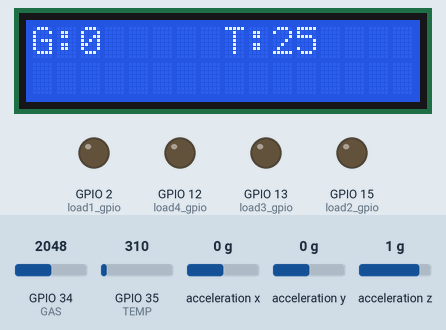
Bench run of a sketch on a simulated ESP32. On the bench: 16×2 character LCD, output pins drawn as LEDs (lit = HIGH). Wiring (inferred from the names in the program): ADXL345 accelerometer at I2C address 0x53. Inputs (shaded band) come from the test bench; at power-on: GPIO 35 (TEMP) = 310, GPIO 34 (GAS) = 2048, acceleration x 0 g, acceleration y 0 g, acceleration z 1 g. WiFi joins after 1.5 s; servers stay silent unless stated; uploads are accepted with an empty reply; what the sketch prints to the serial monitor is not drawn.

Above: at 5.8 s.
5.9 s: GPIO 35 (TEMP) set to 682
At 8.0 s:
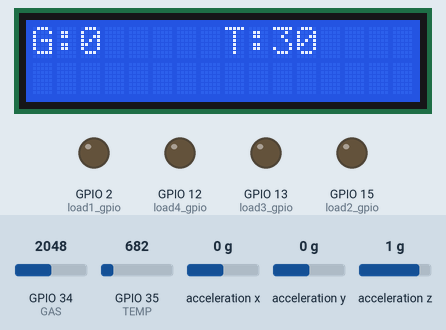
8.3 s: GPIO 34 (GAS) set to 3040
At 10.3 s:
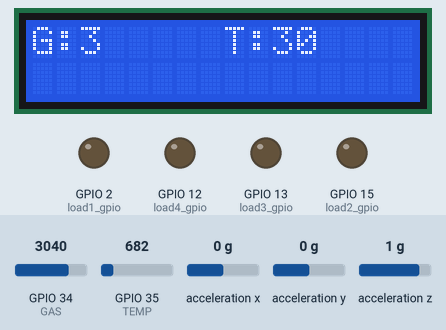
14.7 s: GPIO 35 (TEMP) set to 527
At 16.5 s:
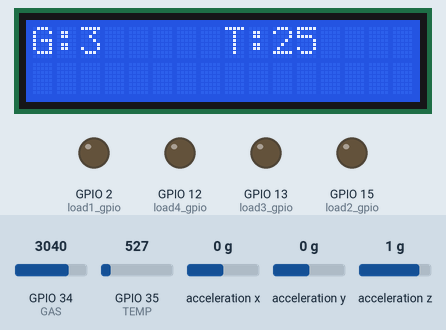
17.1 s: GPIO 34 (GAS) set to 3972
At 18.5 s:
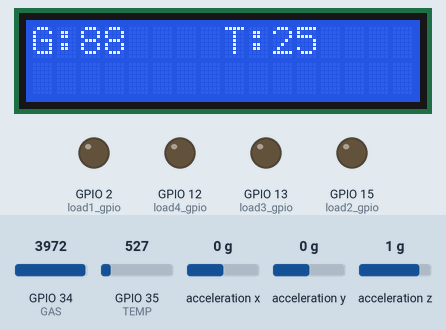
19.3 s: GPIO 35 (TEMP) set to 992
At 20.6 s:
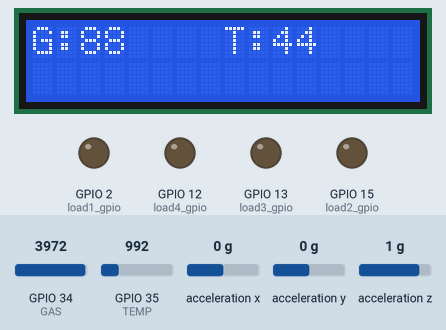
Timing chart, 0 to 22.3 s (numbered marks = the images above; inputs shaded):
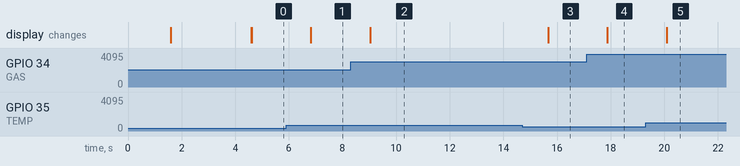

The sketch:

main.ino
```cpp
#include <HTTPClient.h>
#include <WiFi.h>
#include <ArduinoJson.h>
#include <Wire.h>
#include <LiquidCrystal.h>
const int rs = 5, en = 18, d4 = 19, d5 = 21, d6 = 22, d7 = 23;
LiquidCrystal lcd(rs, en, d4, d5, d6, d7);
int GAS=34;
int TEMP=35;
int load1_gpio= 2;
int load2_gpio=15;
int load3_gpio= 13;
int load4_gpio= 12;
#define I2C_SDA 25
#define I2C_SCL 26
int ADXL345 = 0x53;
TwoWire I2CBME = TwoWire(0);
float X_out, Y_out;
int G, T, G1, t1, t2;

String sensor1_status;
String sensor2_status;
String sensor3_status;
String sensor4_status;
String sensor5_status;
String sensor6_status;
String sensor7_status;
String sensor8_status;
String sms_status;
 String lattitude_1 ;
 String longitude_1 ;
void setup()
{
  lcd.begin(16, 2);
  Serial.begin(9600);
  pinMode(GAS, INPUT);
  pinMode(TEMP, INPUT);
  pinMode(load1_gpio, OUTPUT);
  pinMode(load2_gpio, OUTPUT);
  pinMode(load3_gpio, OUTPUT);
  pinMode(load4_gpio, OUTPUT);
  digitalWrite(load1_gpio, LOW);
  digitalWrite(load2_gpio, LOW);
  digitalWrite(load3_gpio, LOW);
  digitalWrite(load4_gpio, LOW);
  Serial.println("iotbegin487");
  WiFi.begin("iotbegin487", "iotbegin487");  //WiFi connection
  while (WiFi.status() != WL_CONNECTED)
  {
    lcd.setCursor(0, 0);
    lcd.print("Connecting to  ");
    lcd.setCursor(0, 1);
    lcd.print(" iotbegin487");
    Serial.println("Waiting for Wi-Fi connection");
  }
  Serial.println("Wi-Fi connected");
  lcd.setCursor(0, 1);
  lcd.print("Wi-Fi connected");
  lcd.clear();
  lcd.setCursor(0, 0);
  lcd.print("   IOT BASED   ");
  lcd.setCursor(0, 1);
  lcd.print(" DISASTER ROBOT ");
  delay(3000);
  lcd.clear();
  Wire.begin(I2C_SDA, I2C_SCL, 100000);  // Initiate the Wire library
  // Set ADXL345 in measuring mode
  Wire.beginTransmission(ADXL345);  // Start communicating with the device
  Wire.write(0x2D);                 // Access/ talk to POWER_CTL Register - 0x2D
  // Enable measurement
  Wire.write(8);  // (8dec -> 0000 1000 binary) Bit D3 High for measuring enable
  Wire.endTransmission();
  delay(10);
}
void loop()
{
  G=analogRead(GAS);
  T=analogRead(TEMP);
  Wire.beginTransmission(ADXL345);
  Wire.write(0x32);  // Start with register 0x32 (ACCEL_XOUT_H)
  Wire.endTransmission(false);
  Wire.requestFrom(ADXL345, 6, true);
  if(G < 3000)
  {
    G1 = 0;
  }
  else
  {
    G1 = (G - 3000)/10.95;
  }
  if(T < 400)
  {
    t1 = 25;
  }
  else
  {
    t1 = (T / 22.5);
  }
  if(t1 < 25)
  {
    t2 = 25;
  }
  else
  {
    t2 = t1;
  }
  if((X_out < 0.30)&&(Y_out > 250))
  {
    Serial.println("MEMS NORMAL");
    sensor3_status=" MEMS NORMAL";
  }
  else
  {
    Serial.println("MEMS ABNORMAL");
    sensor3_status=" MEMS ABNORMAL";
  }
  X_out = (Wire.read() | Wire.read() << 8);  // X-axis value
  X_out = X_out / 255;
  Y_out = (Wire.read() | Wire.read() << 8);  // Y-axis value
  Y_out = Y_out / 255;

  lcd.setCursor(0, 0);
  lcd.print("G:");
  lcd.print(G1);
  lcd.print("  ");
  lcd.setCursor(8, 0);
  lcd.print("T:");
  lcd.print(t2);
  lcd.print("  ");
  Serial.print("Xa= ");
  Serial.print(X_out);
  Serial.print("   Ya= ");
  Serial.println(Y_out);
  delay(500);
  if(G1 > 50)
  {
    sensor1_status="G:"+String(G1)+" GAS ABNORMAL";
  }
  else if(G1 == 0)
  {
    sensor1_status="G:"+String(G1);
  }
  else
  {
    sensor1_status="G:"+String(G1)+" GAS NORMAL";
  }
  if(t2 > 33)
  {
    sensor2_status="T:"+String(t2)+" TEMPERATURE ABNORMAL";
  }
  else
  {
    sensor2_status="T:"+String(t2)+" TEMPERATURE NORMAL";
  }
  iot();
  location();
  HTTPClient http;    //Declare object of class HTTPClient
  http.begin("http://iotbegineer.com/api/devices");      //Specify request destination
  http.addHeader("username",  "iotbegin487"); //Specify content-type header
  int httpCode = http.GET();
  String payload = http.getString();                  //Get the response payload
  //Serial.println(httpCode);   //Print HTTP return code
  //Serial.println(payload);    //Print request response payload
  http.end();  //Close connection
 // delay(500);
  StaticJsonDocument<300> parseload;
  deserializeJson(parseload, payload);
  //Serial.println();
  JsonObject load_data  = parseload["data"];
  String device1_status = load_data["device1"];
  String device2_status = load_data["device2"];
  String device3_status = load_data["device3"];
  String device4_status = load_data["device4"];

  if((device1_status == "1")&&(device2_status == "0")&&(device3_status == "0")&&(device4_status == "0"))
  {
    digitalWrite(load1_gpio, HIGH);
    digitalWrite(load2_gpio, LOW);
    digitalWrite(load3_gpio, HIGH);
    digitalWrite(load4_gpio, LOW);
    lcd.setCursor(0, 1);
    lcd.print("    FORWARD     ");
  }
  else if((device1_status == "0")&&(device2_status == "1")&&(device3_status == "0")&&(device4_status == "0"))
  {
    digitalWrite(load1_gpio, LOW);
    digitalWrite(load2_gpio, HIGH);
    digitalWrite(load3_gpio, LOW);
    digitalWrite(load4_gpio, HIGH);
    lcd.setCursor(0, 1);
    lcd.print("    BACKWARD    ");
  }
  else if((device1_status == "0")&&(device2_status == "0")&&(device3_status == "1")&&(device4_status == "0"))
  {
    digitalWrite(load1_gpio, LOW);
    digitalWrite(load2_gpio, HIGH);
    digitalWrite(load3_gpio, HIGH);
    digitalWrite(load4_gpio, LOW);
    lcd.setCursor(0, 1);
    lcd.print("      LEFT      ");
  }
   else if((device1_status == "0")&&(device2_status == "0")&&(device3_status == "0")&&(device4_status == "1"))
  {
    digitalWrite(load1_gpio, HIGH);
    digitalWrite(load2_gpio, LOW);
    digitalWrite(load3_gpio, LOW);
    digitalWrite(load4_gpio, HIGH);
    lcd.setCursor(0, 1);
    lcd.print("      RIGHT     ");
  }
  else
  {
    lcd.setCursor(0, 1);
    lcd.print("                ");
    digitalWrite(load1_gpio, LOW);
    digitalWrite(load2_gpio, LOW);
    digitalWrite(load3_gpio, LOW);
    digitalWrite(load4_gpio, LOW);
  }
}
void iot()
{
  if (WiFi.status() == WL_CONNECTED)
  {
    DynamicJsonDocument jsonBuffer(JSON_OBJECT_SIZE(3) + 300);
    JsonObject root = jsonBuffer.to<JsonObject>();

    root["sensor1"] = sensor1_status;
    root["sensor2"] = sensor2_status;
    root["sensor3"] = sensor3_status;
    root["sensor4"] = sensor4_status;
    root["sensor5"] = sensor5_status;
    root["sensor6"] = sensor6_status;
    root["sensor7"] = sensor7_status;
    root["sensor8"] = sensor8_status;
    root["sms"]     = sms_status;
    String json;
    serializeJson(jsonBuffer, json);
    if (sensor1_status != "null")
    {
      HTTPClient http;    //Declare object of class HTTPClient
      http.begin("http://iotbegineer.com/api/sensors");      //Specify request destination
      http.addHeader("username",  "iotbegin487"); //Specify content-type header
      http.addHeader("Content-Type", "application/json");
      int httpCode = http.POST(json);   //Send the request
      String payload = http.getString();   //Get the response payload
      http.end();
    }
  }
  else
  {
    Serial.println("Error in WiFi connection");
  }
}

void location() {
  HTTPClient http;
  http.begin("http://iotbegineer.com/api/locations");  //Specify request destination
  http.addHeader("username", "iotbegin487");           //Specify content-type header
  int httpCode_string = http.GET();
  String payload_string = http.getString();  //Get the response payload
  http.end();                                //Close connection
  //delay(500);
  StaticJsonDocument<300> parseserial_string;
  deserializeJson(parseserial_string, payload_string);
  JsonObject serial_string = parseserial_string["data"][0];
  String lattitude = serial_string["latitude"];
  String longitude = serial_string["longitude"];
  lattitude_1 = " lat:" + lattitude;
  longitude_1 = "long" + longitude;
  sensor4_status = lattitude_1;
  sensor5_status = longitude_1;
}
```

Measured:
- after the input at 5.9 s, the display: changes after 0.92 s (image 1)
- after the input at 8.3 s, the display: changes after 0.73 s (image 2)
- after the input at 14.7 s, the display: changes after 0.96 s (image 3)
- after the input at 17.1 s, the display: changes after 0.77 s (image 4)
- after the input at 19.3 s, the display: changes after 0.78 s (image 5)
